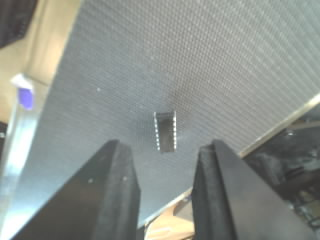
#> input picture chip.png, 320 x 240 px
$ python trans_img.py
#> lines starting #> are read from the running program, lines starting #| are printed output that depends on the picture
import cv2 as cv
import numpy as np


def prepare_panel(image, label, width=900):
    """Convert an image to BGR, resize it, and return a labeled panel.

    Grayscale input is converted to BGR so all panels can be combined into the
    same display. The aspect ratio is preserved at the requested width.
    """
    if len(image.shape) == 2:
        image = cv.cvtColor(image, cv.COLOR_GRAY2BGR)

    scale = width / image.shape[1]
    panel = cv.resize(image, (width, round(image.shape[0] * scale)))
    cv.rectangle(panel, (0, 0), (panel.shape[1], 42), (0, 0, 0), -1)
    cv.putText(panel, label, (12, 29), cv.FONT_HERSHEY_SIMPLEX,
               0.8, (255, 255, 255), 2, cv.LINE_AA)
    return panel


def main():
    """Create and display a 2x2 comparison of the image-processing stages.

    Load ``benilde.jpg``, generate grayscale, blurred, and edge-detected
    versions, and keep the combined window open until the user presses a key.
    """
    # Load an image from file
    image = cv.imread('chip.png')
#> image is the input picture: shape (240, 320, 3); mean B, G, R 140.6, 145.8, 140.4

    # Check if the image was loaded successfully
    if image is None:
        print("Error: Could not load image.")
        return

    # Convert the image to grayscale
    gray_image = cv.cvtColor(image, cv.COLOR_BGR2GRAY)
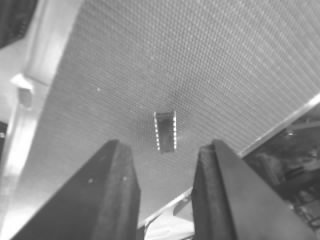
#> gray_image: shape (240, 320); min 50, max 255, mean 143.6

    # Apply Gaussian blur to the grayscale image
    blurred_image = cv.GaussianBlur(gray_image, (5, 5), 0)

    # Perform edge detection using Canny
    edges = cv.Canny(blurred_image, 100, 200)
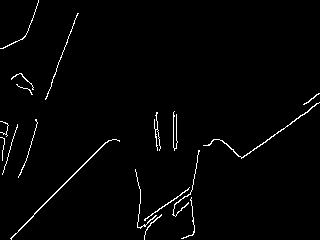
#> edges: shape (240, 320); 1.8% white in thin lines or dots

    # Put all four images into one labeled 2x2 display.
    original_panel = prepare_panel(image, 'Original')
    gray_panel = prepare_panel(gray_image, 'Grayscale')
    blurred_panel = prepare_panel(blurred_image, 'Gaussian Blur')
    edges_panel = prepare_panel(edges, 'Canny Edges')
#> call 4 of prepare_panel, with label = 'Canny Edges', width = 900
#> in prepare_panel (call 4), `image = cv.cvtColor(image, cv.COLOR_GRAY2BGR)`: image: shape (240, 320, 3); 1.8% white in thin lines or dots
#> in prepare_panel (call 4), `panel = cv.resize(image, (width, round(image.shape[0] * scale)))`:
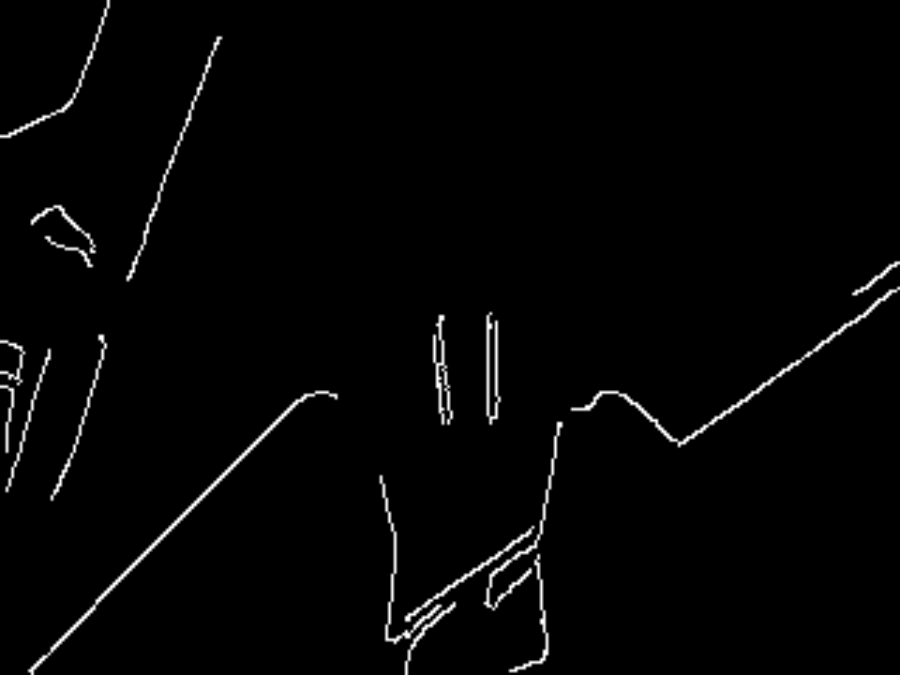
#> panel: shape (675, 900, 3); min 0, max 255, mean 4.5
#> in prepare_panel (call 4), `cv.putText(panel, label, (12, 29), cv.FONT_HERSHEY_SIMPLEX, 0.8, (255,..`:
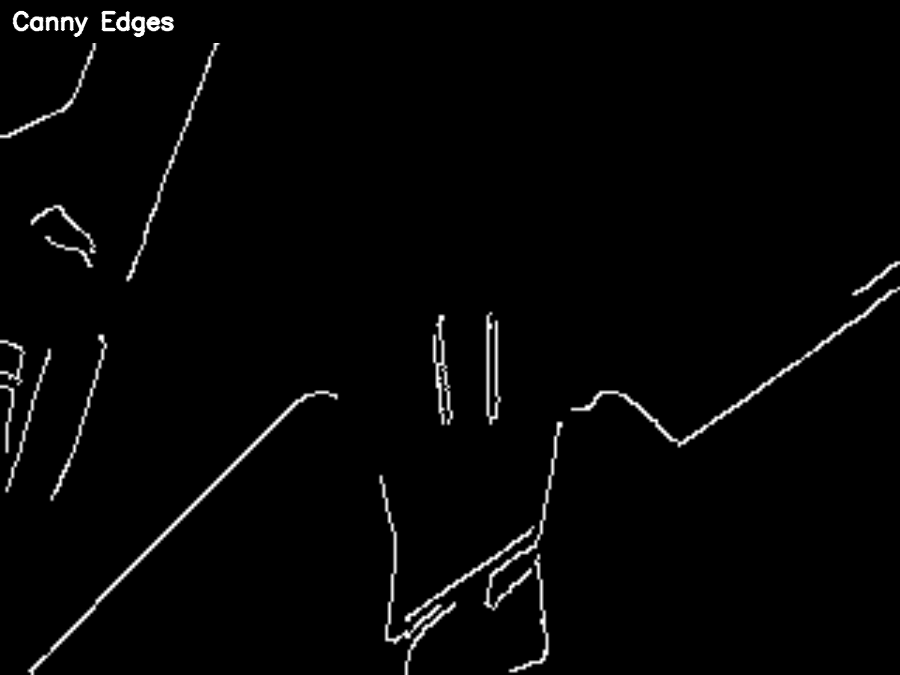
#> panel: shape (675, 900, 3); min 0, max 255, mean 5.1

    top_row = np.hstack((original_panel, gray_panel))
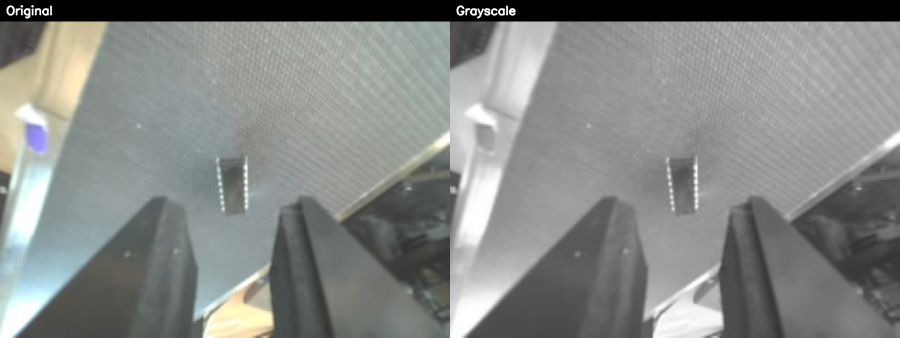
#> top_row: shape (675, 1800, 3) (shown at 1/2 size); mean B, G, R 132.9, 135.2, 132.6
    bottom_row = np.hstack((blurred_panel, edges_panel))
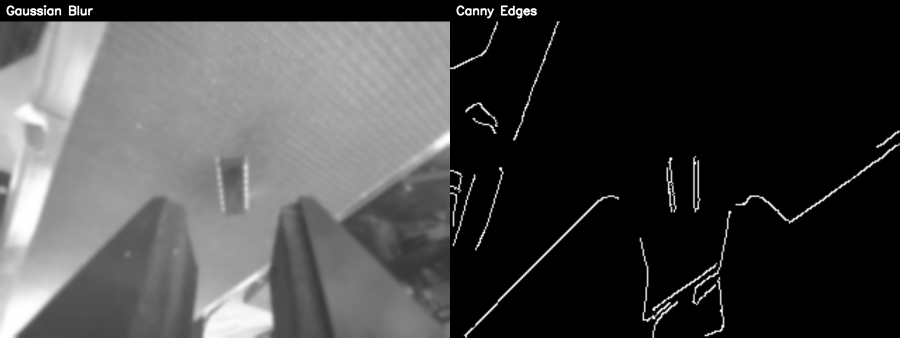
#> bottom_row: shape (675, 1800, 3) (shown at 1/2 size); min 0, max 255, mean 69.7
    combined_view = np.vstack((top_row, bottom_row))
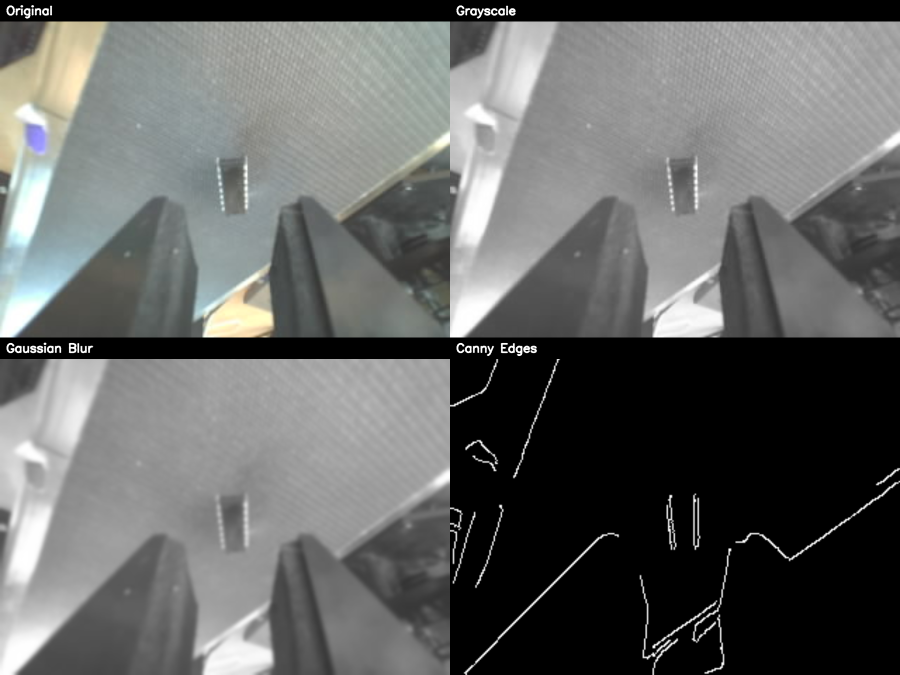
#> combined_view: shape (1350, 1800, 3) (shown at 1/2 size); mean B, G, R 101.3, 102.5, 101.2

    cv.imshow('Chip Vision - Four Views', combined_view)

    # Wait for a key press and close the windows
    cv.waitKey(0)
    cv.destroyAllWindows()

if __name__ == "__main__":
    main()
